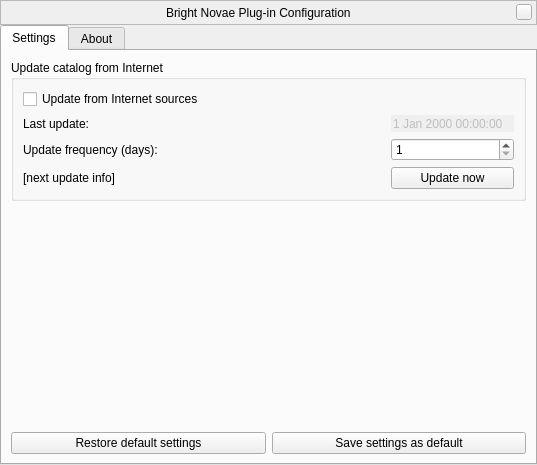
<?xml version="1.0" encoding="UTF-8"?>
<ui version="4.0">
 <class>novaeDialog</class>
 <widget class="QWidget" name="novaeDialog">
  <property name="geometry">
   <rect>
    <x>0</x>
    <y>0</y>
    <width>537</width>
    <height>465</height>
   </rect>
  </property>
  <property name="windowTitle">
   <string>Bright Novae Configuration</string>
  </property>
  <layout class="QVBoxLayout" name="verticalLayout_2">
   <property name="spacing">
    <number>0</number>
   </property>
   <property name="margin">
    <number>0</number>
   </property>
   <item>
    <widget class="BarFrame" name="TitleBar">
     <property name="sizePolicy">
      <sizepolicy hsizetype="Expanding" vsizetype="Fixed">
       <horstretch>0</horstretch>
       <verstretch>0</verstretch>
      </sizepolicy>
     </property>
     <property name="minimumSize">
      <size>
       <width>530</width>
       <height>25</height>
      </size>
     </property>
     <property name="maximumSize">
      <size>
       <width>16777215</width>
       <height>25</height>
      </size>
     </property>
     <property name="focusPolicy">
      <enum>Qt::NoFocus</enum>
     </property>
     <property name="autoFillBackground">
      <bool>false</bool>
     </property>
     <property name="frameShape">
      <enum>QFrame::StyledPanel</enum>
     </property>
     <layout class="QHBoxLayout">
      <property name="spacing">
       <number>0</number>
      </property>
      <property name="leftMargin">
       <number>0</number>
      </property>
      <property name="topMargin">
       <number>0</number>
      </property>
      <property name="rightMargin">
       <number>4</number>
      </property>
      <property name="bottomMargin">
       <number>0</number>
      </property>
      <item>
       <spacer>
        <property name="orientation">
         <enum>Qt::Horizontal</enum>
        </property>
        <property name="sizeHint" stdset="0">
         <size>
          <width>40</width>
          <height>20</height>
         </size>
        </property>
       </spacer>
      </item>
      <item>
       <widget class="QLabel" name="stelWindowTitle">
        <property name="text">
         <string>Bright Novae Plug-in Configuration</string>
        </property>
       </widget>
      </item>
      <item>
       <spacer>
        <property name="orientation">
         <enum>Qt::Horizontal</enum>
        </property>
        <property name="sizeHint" stdset="0">
         <size>
          <width>40</width>
          <height>20</height>
         </size>
        </property>
       </spacer>
      </item>
      <item>
       <widget class="QPushButton" name="closeStelWindow">
        <property name="minimumSize">
         <size>
          <width>16</width>
          <height>16</height>
         </size>
        </property>
        <property name="maximumSize">
         <size>
          <width>16</width>
          <height>16</height>
         </size>
        </property>
        <property name="focusPolicy">
         <enum>Qt::NoFocus</enum>
        </property>
        <property name="text">
         <string/>
        </property>
       </widget>
      </item>
     </layout>
    </widget>
   </item>
   <item>
    <widget class="QTabWidget" name="tabs">
     <property name="currentIndex">
      <number>0</number>
     </property>
     <property name="documentMode">
      <bool>false</bool>
     </property>
     <widget class="QWidget" name="settingsTab">
      <attribute name="title">
       <string>Settings</string>
      </attribute>
      <layout class="QVBoxLayout" name="verticalLayout_3">
       <item>
        <widget class="QGroupBox" name="updatesGroup">
         <property name="title">
          <string>Update catalog from Internet</string>
         </property>
         <property name="flat">
          <bool>true</bool>
         </property>
         <property name="checkable">
          <bool>false</bool>
         </property>
         <layout class="QVBoxLayout" name="verticalLayout_12">
          <item>
           <widget class="QCheckBox" name="internetUpdatesCheckbox">
            <property name="text">
             <string>Update from Internet sources</string>
            </property>
           </widget>
          </item>
          <item>
           <layout class="QGridLayout" name="gridLayout">
            <item row="0" column="0">
             <widget class="QLabel" name="lastUpdateLabel">
              <property name="text">
               <string>Last update:</string>
              </property>
             </widget>
            </item>
            <item row="0" column="2">
             <widget class="QDateTimeEdit" name="lastUpdateDateTimeEdit">
              <property name="enabled">
               <bool>false</bool>
              </property>
              <property name="frame">
               <bool>false</bool>
              </property>
              <property name="buttonSymbols">
               <enum>QAbstractSpinBox::NoButtons</enum>
              </property>
             </widget>
            </item>
            <item row="1" column="0">
             <widget class="QLabel" name="updateFrequencyLabel">
              <property name="text">
               <string>Update frequency (days):</string>
              </property>
             </widget>
            </item>
            <item row="1" column="2">
             <widget class="QSpinBox" name="updateFrequencySpinBox">
              <property name="minimum">
               <number>1</number>
              </property>
              <property name="maximum">
               <number>9999</number>
              </property>
              <property name="value">
               <number>1</number>
              </property>
             </widget>
            </item>
            <item row="2" column="0">
             <widget class="QLabel" name="nextUpdateLabel">
              <property name="text">
               <string>[next update info]</string>
              </property>
             </widget>
            </item>
            <item row="2" column="1">
             <spacer name="horizontalSpacer">
              <property name="orientation">
               <enum>Qt::Horizontal</enum>
              </property>
              <property name="sizeHint" stdset="0">
               <size>
                <width>17</width>
                <height>20</height>
               </size>
              </property>
             </spacer>
            </item>
            <item row="2" column="2">
             <widget class="QPushButton" name="updateButton">
              <property name="text">
               <string>Update now</string>
              </property>
             </widget>
            </item>
           </layout>
          </item>
         </layout>
        </widget>
       </item>
       <item>
        <spacer name="verticalSpacer_3">
         <property name="orientation">
          <enum>Qt::Vertical</enum>
         </property>
         <property name="sizeHint" stdset="0">
          <size>
           <width>20</width>
           <height>120</height>
          </size>
         </property>
        </spacer>
       </item>
       <item>
        <layout class="QHBoxLayout" name="horizontalLayout_7">
         <item>
          <widget class="QPushButton" name="restoreDefaultsButton">
           <property name="sizePolicy">
            <sizepolicy hsizetype="Expanding" vsizetype="Fixed">
             <horstretch>0</horstretch>
             <verstretch>0</verstretch>
            </sizepolicy>
           </property>
           <property name="text">
            <string>Restore default settings</string>
           </property>
          </widget>
         </item>
         <item>
          <widget class="QPushButton" name="saveSettingsButton">
           <property name="sizePolicy">
            <sizepolicy hsizetype="Expanding" vsizetype="Fixed">
             <horstretch>0</horstretch>
             <verstretch>0</verstretch>
            </sizepolicy>
           </property>
           <property name="text">
            <string>Save settings as default</string>
           </property>
          </widget>
         </item>
        </layout>
       </item>
      </layout>
     </widget>
     <widget class="QWidget" name="aboutTab">
      <attribute name="title">
       <string comment="tab in plugin windows">About</string>
      </attribute>
      <layout class="QVBoxLayout" name="verticalLayout_11">
       <property name="spacing">
        <number>9</number>
       </property>
       <item>
        <widget class="QTextBrowser" name="aboutTextBrowser">
         <property name="openExternalLinks">
          <bool>true</bool>
         </property>
         <property name="openLinks">
          <bool>true</bool>
         </property>
        </widget>
       </item>
      </layout>
     </widget>
    </widget>
   </item>
  </layout>
 </widget>
 <customwidgets>
  <customwidget>
   <class>BarFrame</class>
   <extends>QFrame</extends>
   <header>Dialog.hpp</header>
   <container>1</container>
  </customwidget>
 </customwidgets>
 <resources/>
 <connections/>
</ui>
